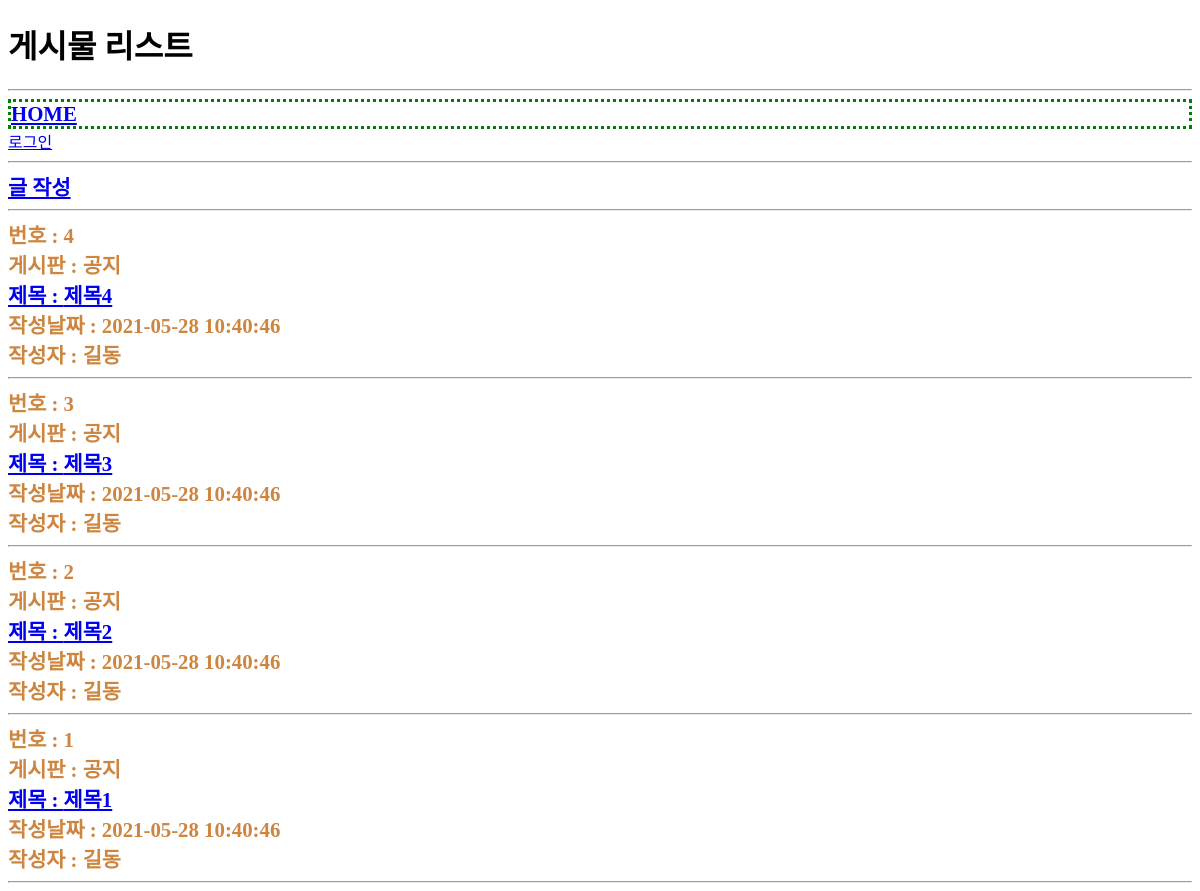
/usr/article/list.php, run on an earlier commit of the app's database.
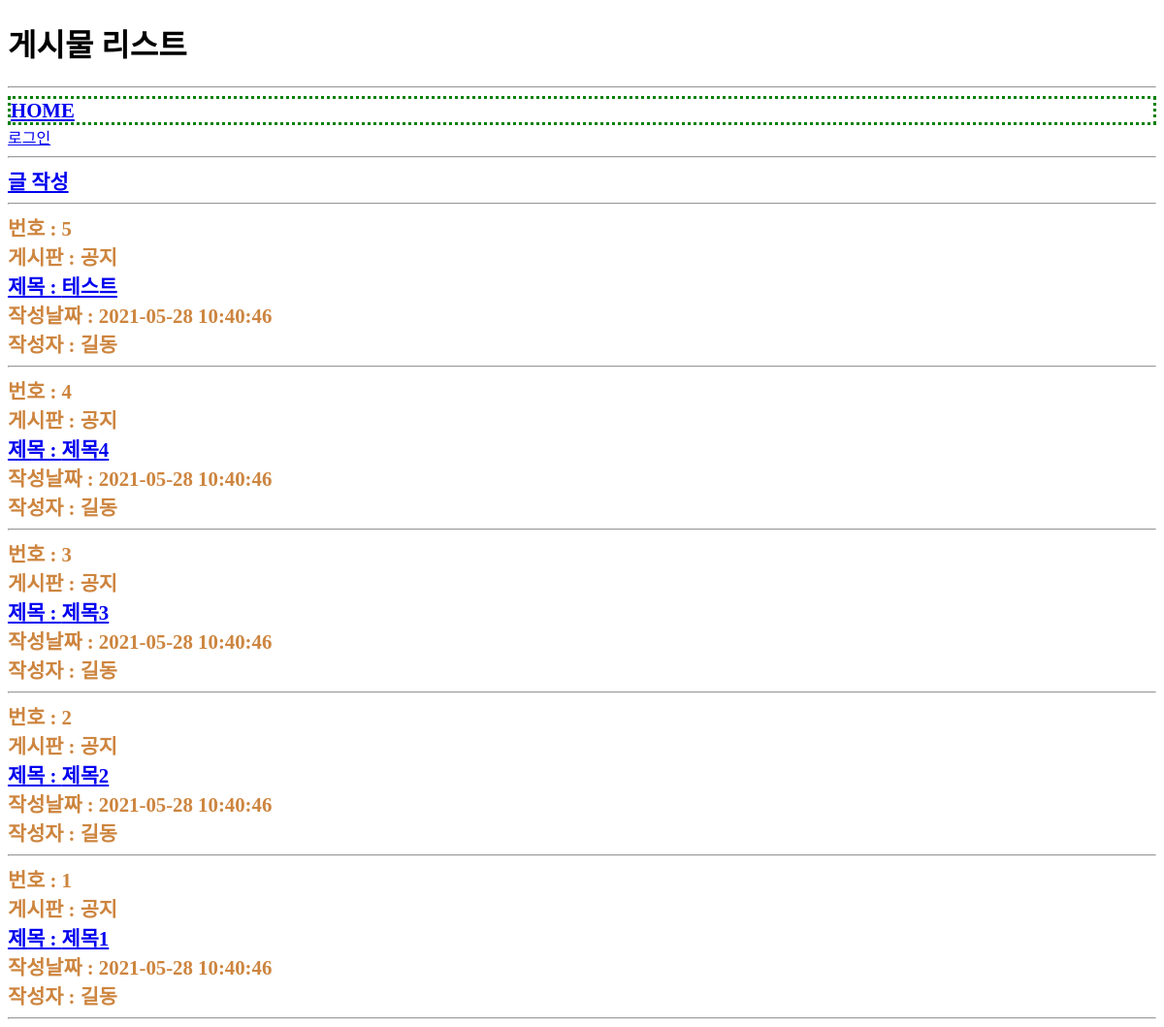
And on a later commit of the database.
### tables this page shows
CREATE TABLE article(
	id INT(10) UNSIGNED NOT NULL PRIMARY KEY AUTO_INCREMENT,
	regDate DATETIME NOT NULL,
	updateDate DATETIME NOT NULL,
	memberId INT(10) UNSIGNED NOT NULL,
	boardId INT(10) UNSIGNED NOT NULL,
	title VARCHAR(100) NOT NULL,
	`body` TEXT NOT NULL
);

CREATE TABLE board(
    id INT(10) UNSIGNED NOT NULL PRIMARY KEY AUTO_INCREMENT,
    regDate DATETIME NOT NULL,
    updateDate DATETIME NOT NULL,
    memberId INT(10) UNSIGNED NOT NULL,
    `name` VARCHAR(100) NOT NULL,
    `code` VARCHAR(100) NOT NULL
);

CREATE TABLE `member`(
	id INT(10) UNSIGNED NOT NULL PRIMARY KEY AUTO_INCREMENT,
	delStatus INT(1) UNSIGNED NOT NULL,
	regDate DATETIME NOT NULL,
	updateDate DATETIME NOT NULL,
	loginId CHAR(20) NOT NULL,
	loginPw CHAR(100) NOT NULL,
	`name` CHAR(20) NOT NULL,
	nickname CHAR(20) NOT NULL,
	cellphoneNo CHAR(20) NOT NULL,
	email CHAR(100) NOT NULL
);

### util.php (called while the page is built, shortened)
<?php
function DB__getRow($sql) {
  global $dbConn;
  $rs = mysqli_query($dbConn, $sql);
  $row = mysqli_fetch_assoc($rs);
  return $row;
}
function DB__getRows($sql) {
  global $dbConn;
  $rs = mysqli_query($dbConn, $sql);
  $rows = [];
  while ( $row = mysqli_fetch_assoc($rs) ) {
    $rows[] = $row;
  }
  return $rows;
}

### usr/article/list.php (the view, shortened to what this page needs)
<?php
$sql = "
SELECT * FROM article
ORDER BY id DESC;
";
$articles = DB__getRows($sql);
?>
<?php
$loginPage = true;
$pageTitle = "게시물 리스트";
?>
<?php require_once __DIR__ . "/../head.php"; ?>
<div>
  <a href="write.php">글 작성</a>
</div>
<hr>
<?php foreach($articles as $article){?>
    <?php
    $sqlGetMemberById = "
    SELECT * FROM member
    WHERE id = ${article['memberId']};
    ";
    $sqlGetBoardById = "
    SELECT * FROM board
    WHERE id = ${article['boardId']};
    ";
    $member = DB__getRow($sqlGetMemberById);
    $board = DB__getRow($sqlGetBoardById);
    $articleDetailUri = "detail.php?id=${article['id']}"
    ?>
    <div>
    번호 : <?=$article['id']?><br>
    게시판 : <?=$board['name']?><br>
    <a href="<?=$articleDetailUri?>">제목 : <?=$article['title']?></a><br>
    작성날짜 : <?=$article['regDate']?><br>
    작성자 : <?=$member['nickname']?>
    </div>
    <hr>
<?php } ?>
<?php require_once __DIR__ . "/../foot.php"; ?>

### usr/head.php (shortened to what this page needs)
<!DOCTYPE html>
<html lang="en">
<head>
  <link rel="stylesheet" href="/common.css">
</head>
<body>
  <h1><?=$pageTitle?></h1>
  <hr>
  <div class="home"><a href="/usr/member/userHome.php">HOME</a></div>
  <?php
  if($loginPage){
  if ( isset($_SESSION['loginedMemberId']) ) { ?>
  <a class="logout_button" onClick="if(!confirm('로그아웃 하시겠습니까?')){return false}" href="/usr/member/doLogout.php">로그아웃</a>
  <?php }else{ ?>
    <a class="login_button" href="/usr/member/login.php">로그인</a>
  <?php } ?>
<?php } ?>
  <hr>

### common.css (style rules this page uses)
div { font-size:1.3rem; font-weight: bold; color: peru; }
.home { display: block; color: green; border: dotted; size: 100px; }

What changed in the data, as far as the page shows it:
added article: id "5", boardId.name "공지", title "테스트", regDate "2021-05-28 10:40:46", memberId.nickname "길동"
